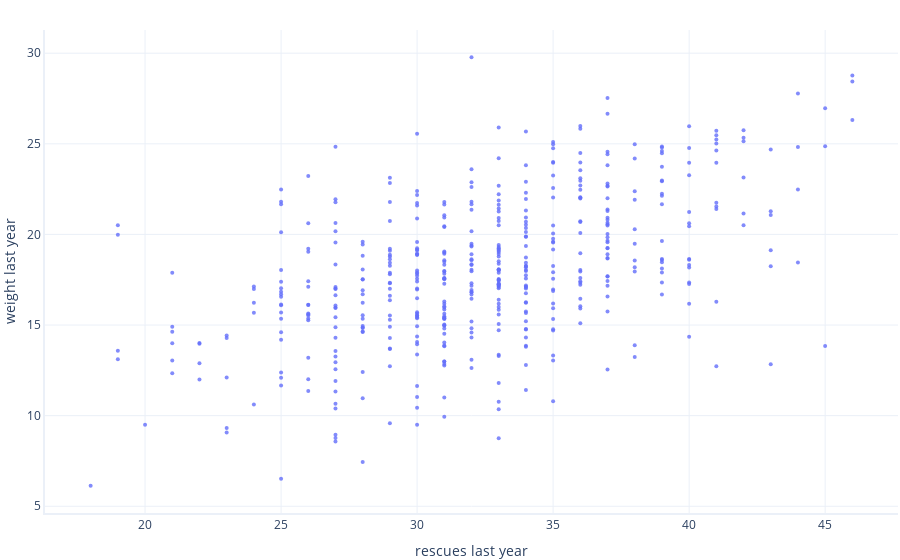

Notebook code cell kept with this figure:
### Code cell
import statsmodels.formula.api as smf
from sklearn.metrics import mean_squared_error as mse

# Load some dog statistics from our charity's European arm
swiss_data = pandas.read_csv("dog-training-switzerland.csv", delimiter="\t")

# Show show information about the data
print(f"The Swiss dataset contains {swiss_data.shape[0]} samples")
graphing.scatter_2D(swiss_data, "rescues_last_year", "weight_last_year")


# This is clearly a much larger sample of data. Let's see how our models perform. Note that we aren't re-training the models here; we're simply using them to make predictions on a new dataset to assess how well they perform.

### Figure 1 — Plotly figure (JSON) as saved in the notebook; plotly's stock layout.template omitted (floating-point values rounded to 4 significant figures; data arrays with more than 128 entries replaced by an {"elided": "..."} marker saying what was removed)
{"data": [{"hovertemplate": "rescues last year=%{x}<br>weight last year=%{y}<extra></extra>", "legendgroup": "", "marker": {"color": "#636efa", "symbol": "circle", "size": 4}, "mode": "markers", "name": "", "orientation": "v", "showlegend": false, "x": {"elided": "500 int values"}, "xaxis": "x", "y": {"elided": "500 float values"}, "yaxis": "y", "type": "scatter"}], "layout": {"xaxis": {"anchor": "y", "domain": [0, 1], "title": {"text": "rescues last year"}}, "yaxis": {"anchor": "x", "domain": [0, 1], "title": {"text": "weight last year"}}, "legend": {"tracegroupgap": 0}}}
